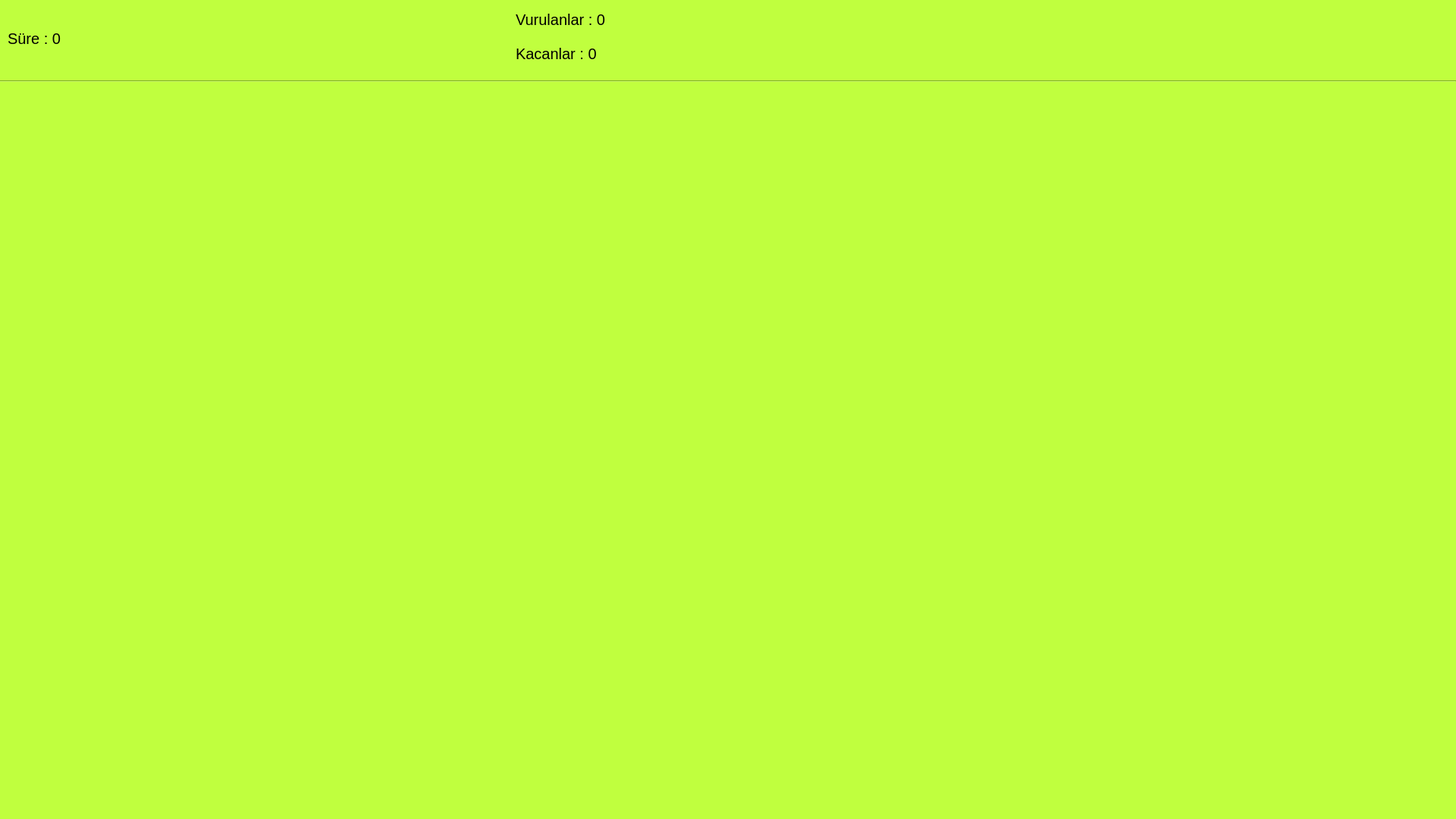
<?xml version="1.0" encoding="UTF-8"?>
<ui version="4.0">
 <class>mod2</class>
 <widget class="QMainWindow" name="mod2">
  <property name="geometry">
   <rect>
    <x>0</x>
    <y>0</y>
    <width>1920</width>
    <height>1080</height>
   </rect>
  </property>
  <property name="windowTitle">
   <string>MainWindow</string>
  </property>
  <property name="styleSheet">
   <string notr="true">background-color: rgb(192, 255, 62);</string>
  </property>
  <widget class="QWidget" name="centralwidget">
   <widget class="QLabel" name="lbl_vurulanlar">
    <property name="geometry">
     <rect>
      <x>680</x>
      <y>10</y>
      <width>381</width>
      <height>31</height>
     </rect>
    </property>
    <property name="sizePolicy">
     <sizepolicy hsizetype="Expanding" vsizetype="Expanding">
      <horstretch>0</horstretch>
      <verstretch>0</verstretch>
     </sizepolicy>
    </property>
    <property name="font">
     <font>
      <pointsize>15</pointsize>
     </font>
    </property>
    <property name="text">
     <string>Vurulanlar : 0</string>
    </property>
   </widget>
   <widget class="QLabel" name="lbl_sure">
    <property name="geometry">
     <rect>
      <x>10</x>
      <y>20</y>
      <width>411</width>
      <height>61</height>
     </rect>
    </property>
    <property name="sizePolicy">
     <sizepolicy hsizetype="Expanding" vsizetype="Expanding">
      <horstretch>0</horstretch>
      <verstretch>0</verstretch>
     </sizepolicy>
    </property>
    <property name="font">
     <font>
      <pointsize>15</pointsize>
     </font>
    </property>
    <property name="text">
     <string>Süre : 0</string>
    </property>
   </widget>
   <widget class="QLabel" name="lbl_kacanlar">
    <property name="geometry">
     <rect>
      <x>680</x>
      <y>50</y>
      <width>491</width>
      <height>41</height>
     </rect>
    </property>
    <property name="sizePolicy">
     <sizepolicy hsizetype="Expanding" vsizetype="Expanding">
      <horstretch>0</horstretch>
      <verstretch>0</verstretch>
     </sizepolicy>
    </property>
    <property name="font">
     <font>
      <pointsize>15</pointsize>
     </font>
    </property>
    <property name="text">
     <string>Kacanlar : 0</string>
    </property>
   </widget>
   <widget class="Line" name="line">
    <property name="geometry">
     <rect>
      <x>0</x>
      <y>90</y>
      <width>1920</width>
      <height>35</height>
     </rect>
    </property>
    <property name="orientation">
     <enum>Qt::Horizontal</enum>
    </property>
   </widget>
  </widget>
 </widget>
 <resources/>
 <connections/>
</ui>
